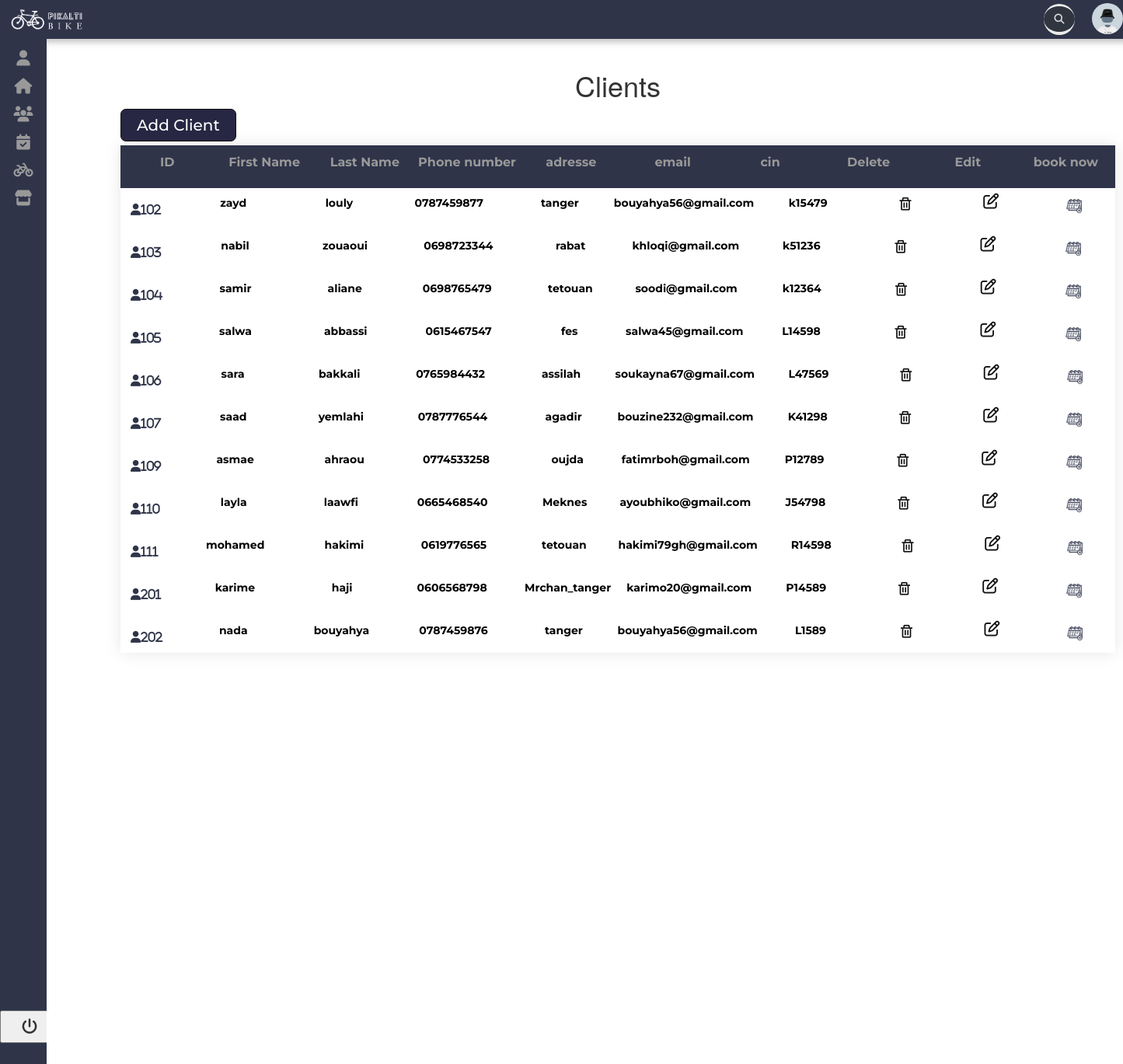
The page /client.php on the database its author committed.
### tables this page shows
CREATE TABLE `client` (
  `ID_Client` int(4) NOT NULL,
  `Fname` varchar(60) DEFAULT NULL,
  `Lname` varchar(60) DEFAULT NULL,
  `Phone` varchar(13) DEFAULT NULL,
  `Adresse` varchar(60) DEFAULT NULL,
  `Email` varchar(60) DEFAULT NULL,
  `CIN` varchar(6) DEFAULT NULL
);

### client.php (the view, shortened to what this page needs)
<!DOCTYPE html>
<html lang="en">
<head>
  <link rel="stylesheet" href="https://maxcdn.bootstrapcdn.com/bootstrap/3.4.0/css/bootstrap.min.css">
  <link rel="stylesheet" href="https://stackpath.bootstrapcdn.com/font-awesome/4.7.0/css/font-awesome.min.css" />
  <link href='https://unpkg.com/boxicons@2.1.1/css/boxicons.min.css' rel='stylesheet'>
  <link rel="stylesheet" href="style.css" />
</head>
<?php include 'nav.php'; ?>
<body>
  <div class="client">
  <form action="client.php" method="post">
    <div class="popup-container">
      <h1 style="text-align: center;"> Clients</h1>
      <label style="text-align:center;" class="button" for="login-popup">Add Client</label>
        </form>
          <table style="overflow-y:scroll">
            <thead>
              <tr>
                <th style="vertical-align:-webkit-baseline-middle;width:160px;text-align:center;">ID</th>
                <th style="vertical-align:-webkit-baseline-middle;width:160px;text-align:center;">First Name</th>
                <th style="vertical-align:-webkit-baseline-middle;width:160px;text-align:center;">Last Name</th>
                <th style="vertical-align:-webkit-baseline-middle;width:160px;text-align:center;">Phone number</th>
                <th style="vertical-align:-webkit-baseline-middle;width:160px;text-align:center;">adresse</th>
                <th style="vertical-align:-webkit-baseline-middle;width:160px;text-align:center;">email</th>
                <th style="vertical-align:-webkit-baseline-middle;width:160px;text-align:center;">cin</th>
                <th style="vertical-align:-webkit-baseline-middle;width:160px;text-align:center;">Delete</th>
                <th style="vertical-align:-webkit-baseline-middle;width:160px;text-align:center;"> Edit </th>
                <th style="vertical-align:-webkit-baseline-middle;width:160px;text-align:center;"> book now </th>
              </tr>
            </thead>
            <tbody>
              <tr>
                <?php
                $search = "";
                $sql = "SELECT *
                FROM `client` WHERE `Lname` LIKE '%$search%' OR `CIN` LIKE '%$search%' OR `Fname` LIKE '%$search%'";
                $resultt = mysqli_query($conn,$sql);
                 $test =mysqli_num_rows($resultt);
                   if( $test>0){
                while ( $row = mysqli_fetch_assoc($resultt)){
                  ?>
                  <td style="width: 80px;"> <i class='fa fa-user 2x btn' style="font-size:15px ; color:#2f3449 ;"><?php echo $row["ID_Client"] ?></i> </td>
                  <td style="vertical-align:-webkit-baseline-middle;width:160px;text-align:center;"><?php echo $row["Fname"] ?></td>
                  <td style="vertical-align:-webkit-baseline-middle;width:160px;text-align:center;"><?php echo $row["Lname"] ?></td>
                  <td style="vertical-align:-webkit-baseline-middle;width:160px;text-align:center;"><?php echo $row["Phone"] ?></td>
                  <td style="vertical-align:-webkit-baseline-middle;width:160px;text-align:center;"><?php echo $row["Adresse"] ?></td>
                  <td style="vertical-align:-webkit-baseline-middle;width:160px;text-align:center;"><?php echo $row["Email"] ?></td>
                  <td style="vertical-align:-webkit-baseline-middle;width:160px;text-align:center;"><?php echo $row["CIN"] ?></td>
                  <td style="vertical-align:-webkit-baseline-middle;width:127px;text-align:center;">
                    <form action="client.php" method="post">
                      <a   href="client.php?ID_delete=<?php echo $row["ID_Client"]; ?>"onClick="return confirm('Are you sure you want to delete?')"> <i class="bx bx-trash icon 2x btn" style="font-size:20px;"></i></a>
                    </form>
                  </td>
                  <td style="vertical-align:-webkit-baseline-middle;width:124px;text-align:center;">
                    <a href="update2.php? id=<?php echo $row["ID_Client"]; ?>"> <i class="fa fa-edit 2x btn " style="vertical-align:-webkit-baseline-middle;width:124px;text-align:center;font-size:20px;"></i></a>
                  </td>
                <td  style="vertical-align:-webkit-baseline-middle;width:125px;text-align:center;">  <a href="vehicl.php? idc=<?php echo $row["ID_Client"]; ?>"> <img src="images/calendar.png" style="vertical-align:-webkit-baseline-middle;width:20px;text-align:center;"></i></a></td>
              </tr>
                  <?php
                }
              }
                ?>
            </tbody>
          </table>
        </div>
</body>
</html>

### style.css (style rules this page uses)
.fa { position: relative; display: table-cell; width: 60px; height: 36px; text-align: center; vertical-align: middle; font-size: 20px; }
.client { position: absolute; top: 70px; left: 155px; }
table { font-family: "Montserrat"; font-style: normal; color: #000000; font-weight: 700; background-color: #b7bdcc; width: 1280px; border-collapse: collapse; overflow: scroll; box-shadow: 0 0 20px rgba(0, 0, 0, 0.1); }
tr { height: 55px; display: table; width: 100%; box-sizing: border-box; }
th { text-align: left; }
thead { position: sticky; top: 0px; z-index: 2; }
thead th { font-weight: 700; font-size: 16px; line-height: 44px; font-family: "Montserrat"; font-style: normal; background-color: #2f3449; color: #999999; }
tbody { background-color: white; display: block; max-height: 598px; overflow-y: scroll; }
* { scrollbar-width: auto; scrollbar-color: #f0f0f0 #ffffff; }
tbody td { position: relative; }
.popup-container { height: 88vh; }
.popup-container .button { font-family: "Montserrat"; line-height: 40px; background: #272643; border-radius: 7px; font-size: 20px; font-weight: 500; color: #fff; }
*, *::before, *::after { box-sizing: border-box; }
a { text-decoration: none; color: #111; }
.button { padding: 0 20px; line-height: 32px; border: 1px solid #111; border-radius: 3px; background-color: #111; font-size: 16px; color: #fff; cursor: pointer; transition: all 0.2s; }

### rows shown on the page
client: ID_Client "102", Fname "zayd", Lname "louly", Phone "0787459877", Adresse "tanger", Email "bouyahya56@gmail.com", CIN "k15479"
client: ID_Client "103", Fname "nabil", Lname "zouaoui", Phone "0698723344", Adresse "rabat", Email "khloqi@gmail.com", CIN "k51236"
client: ID_Client "104", Fname "samir", Lname "aliane", Phone "0698765479", Adresse "tetouan", Email "soodi@gmail.com", CIN "k12364"
client: ID_Client "105", Fname "salwa", Lname "abbassi", Phone "0615467547", Adresse "fes", Email "salwa45@gmail.com", CIN "L14598"
client: ID_Client "106", Fname "sara", Lname "bakkali", Phone "0765984432", Adresse "assilah", Email "soukayna67@gmail.com", CIN "L47569"
client: ID_Client "107", Fname "saad", Lname "yemlahi", Phone "0787776544", Adresse "agadir", Email "bouzine232@gmail.com", CIN "K41298"
client: ID_Client "109", Fname "asmae", Lname "ahraou", Phone "0774533258", Adresse "oujda", Email "fatimrboh@gmail.com", CIN "P12789"
client: ID_Client "110", Fname "layla", Lname "laawfi", Phone "0665468540", Adresse "Meknes", Email "ayoubhiko@gmail.com", CIN "J54798"
client: ID_Client "111", Fname "mohamed", Lname "hakimi", Phone "0619776565", Adresse "tetouan", Email "hakimi79gh@gmail.com", CIN "R14598"
client: ID_Client "201", Fname "karime", Lname "haji", Phone "0606568798", Adresse "Mrchan_tanger", Email "karimo20@gmail.com", CIN "P14589"
client: ID_Client "202", Fname "nada", Lname "bouyahya", Phone "0787459876", Adresse "tanger", Email "bouyahya56@gmail.com", CIN "L1589"
